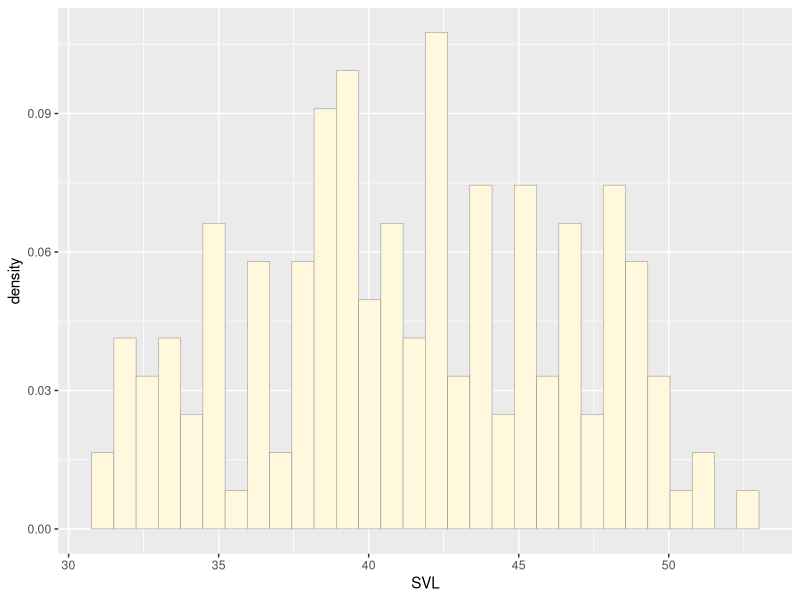
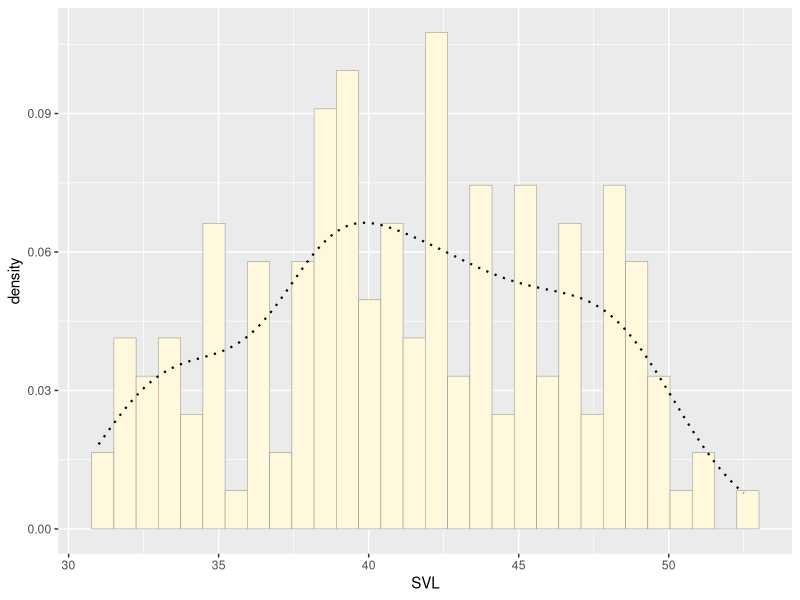
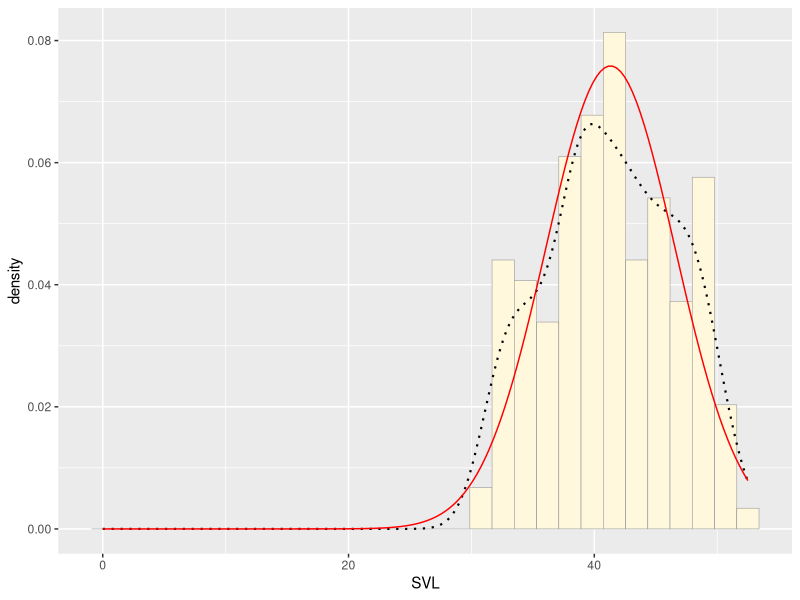
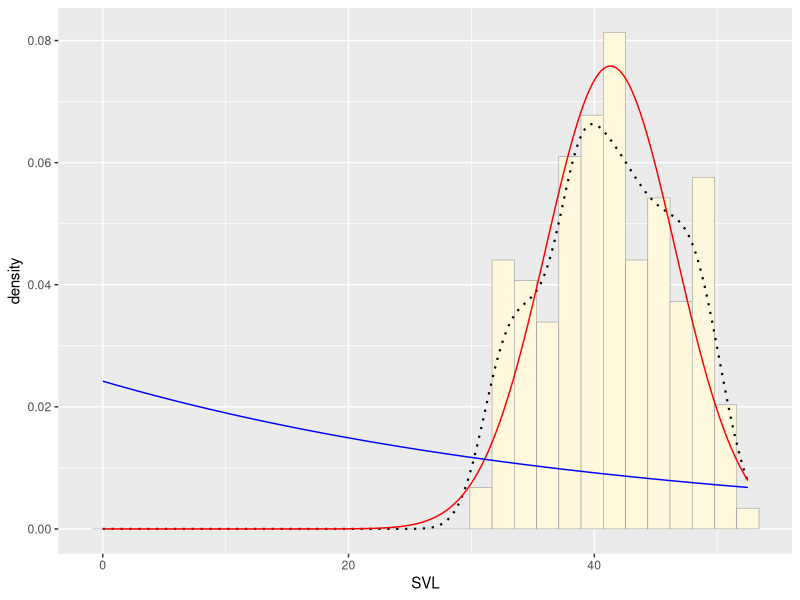
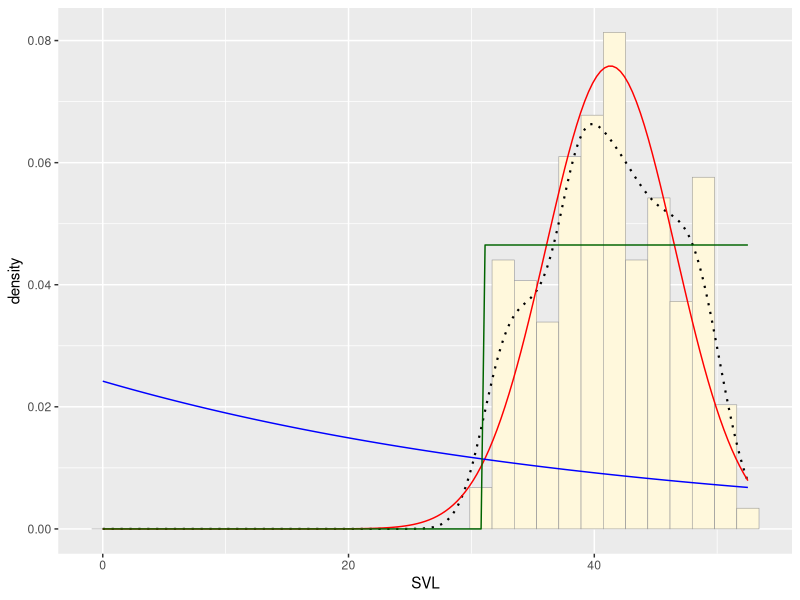
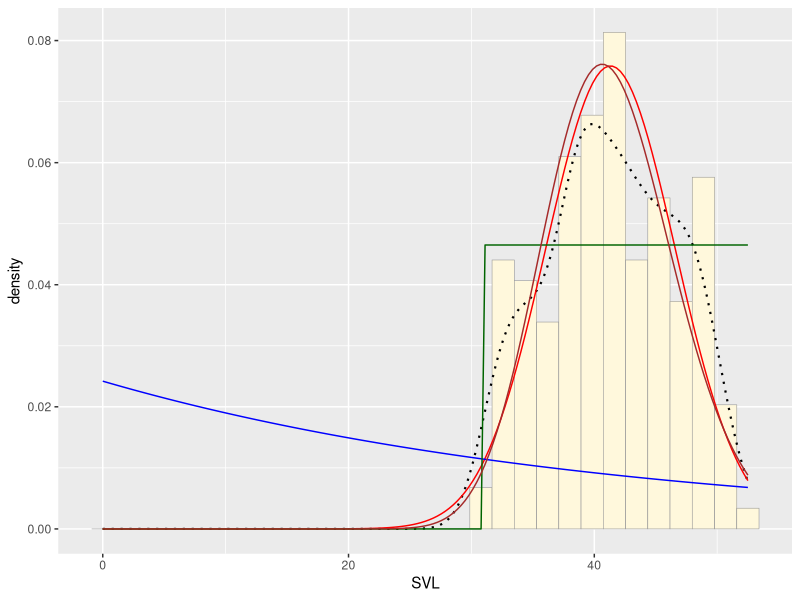
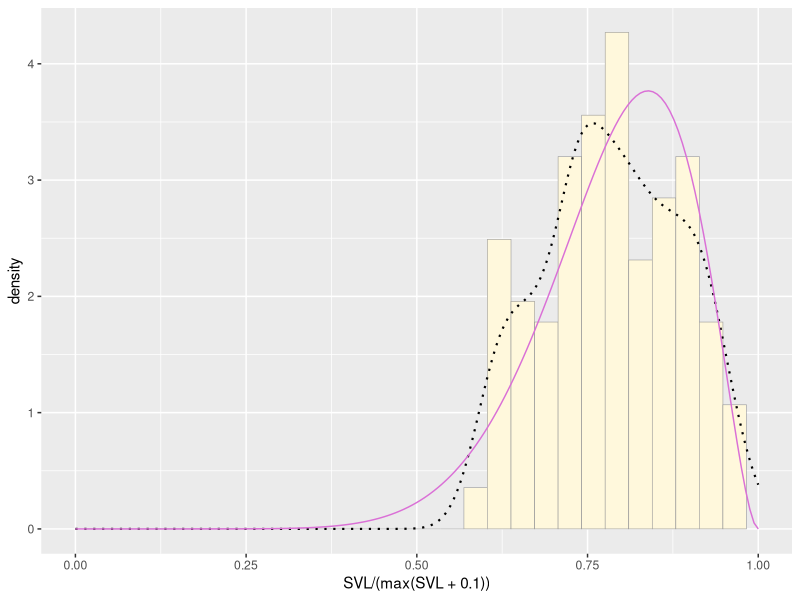
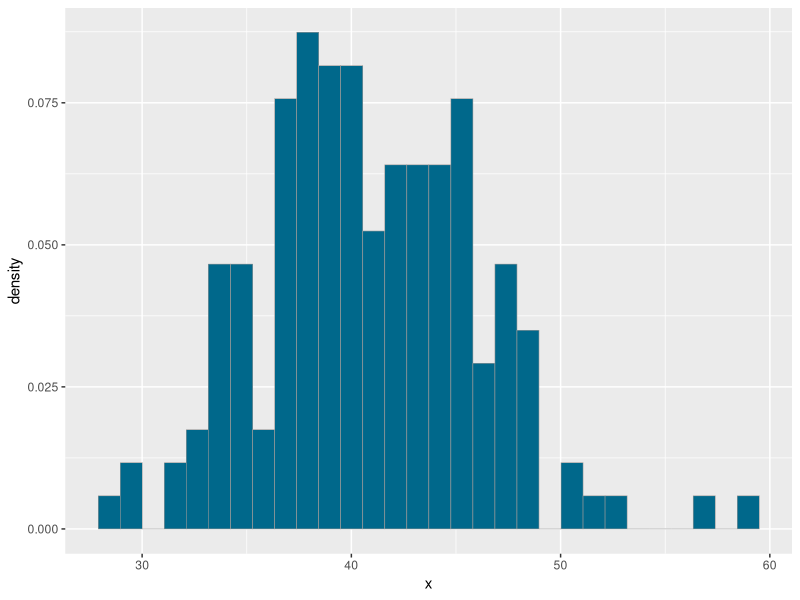

The R source for these figures, in order:
## ---- chunk 1
knitr::opts_chunk$set(echo = TRUE)
## ---- chunk 2
library(ggplot2) # for graphics
library(MASS) # for maximum likelihood estimation

# I used this data first then commented it out so I could use my own data. 

# z <- rnorm(n=3000,mean=0.2)
# z <- data.frame(1:3000,z)
# names(z) <- list("ID","myVar")
# z <- z[z$myVar>0,]
# str(z)
# summary(z$myVar)

# The data I chose for this assignment was the snout to vent lengths of salamanders measured during a research project at Murray State University. 

# First I found the path to my data to bring it into the markdown file.
z <- read.table(file="mysalamanderdata.csv",header=TRUE,sep=",")
str(z)
summary(z)
## ---- chunk 3
# This chunk of code generates a histogram with the SVL data on the x axis and the density of the different SVL values on the y axis. The color is cornsilk and the border is gray60.
p1 <- ggplot(data=z, aes(x=SVL, y=..density..)) +
  geom_histogram(color="grey60",fill="cornsilk",size=0.2) 
print(p1)
## ---- chunk 4
# Adding a dotted line to show empirical density. 
p1 <-  p1 +  geom_density(linetype="dotted",size=0.75)
print(p1)
## ---- chunk 5
normPars <- fitdistr(z$SVL,"normal")
print(normPars)
str(normPars)
normPars$estimate["mean"] # note structure of getting a named attribute
## ---- chunk 6
meanML <- normPars$estimate["mean"]
sdML <- normPars$estimate["sd"]

xval <- seq(0,max(z$SVL),len=length(z$SVL))

stat <- stat_function(aes(x = xval, y = ..y..), fun = dnorm, colour="red", n = length(z$SVL), args = list(mean = meanML, sd = sdML))
 p1 + stat
## ---- chunk 7
expoPars <- fitdistr(z$SVL,"exponential")
rateML <- expoPars$estimate["rate"]

stat2 <- stat_function(aes(x = xval, y = ..y..), fun = dexp, colour="blue", n = length(z$SVL), args = list(rate=rateML))
 p1 + stat + stat2
## ---- chunk 8
stat3 <- stat_function(aes(x = xval, y = ..y..), fun = dunif, colour="darkgreen", n = length(z$SVL), args = list(min=min(z$SVL), max=max(z$SVL)))
 p1 + stat + stat2 + stat3
## ---- chunk 9
gammaPars <- fitdistr(z$SVL,"gamma")
shapeML <- gammaPars$estimate["shape"]
rateML <- gammaPars$estimate["rate"]

stat4 <- stat_function(aes(x = xval, y = ..y..), fun = dgamma, colour="brown", n = length(z$SVL), args = list(shape=shapeML, rate=rateML))
 p1 + stat + stat2 + stat3 + stat4
## ---- chunk 10
pSpecial <- ggplot(data=z, aes(x=SVL/(max(SVL + 0.1)), y=..density..)) +
  geom_histogram(color="grey60",fill="cornsilk",size=0.2) + 
  xlim(c(0,1)) +
  geom_density(size=0.75,linetype="dotted")

betaPars <- fitdistr(x=z$SVL/max(z$SVL + 0.1),start=list(shape1=1,shape2=2),"beta")
shape1ML <- betaPars$estimate["shape1"]
shape2ML <- betaPars$estimate["shape2"]

statSpecial <- stat_function(aes(x = xval, y = ..y..), fun = dbeta, colour="orchid", n = length(z$SVL), args = list(shape1=shape1ML,shape2=shape2ML))
pSpecial + statSpecial
## ---- chunk 11
# Max likelihood parameters from gamma distribution

shapeML <- gammaPars$estimate["shape"]
rateML <- gammaPars$estimate["rate"]

# Make a data frame that is the same length as my salamander data
x <- rgamma(n= length(z$SVL), shape = 61.31629, rate = 1.484091)
d <- seq(1:length(x))

w <- data.frame(x,d)
print(w)

# Make a histogram
p1 <- ggplot(data=w, aes(x=x, y=..density..)) +
  geom_histogram(color="grey60",fill="deepskyblue4",size=0.2)
print(p1)

# Add gamma distribution
gammaPars <- fitdistr(z$SVL,"gamma")
shapeML <- gammaPars$estimate["shape"]
rateML <- gammaPars$estimate["rate"]

new_gamma <- stat_function(aes(x = x, y = ..y..), fun = dgamma, colour="brown", n = nrow(w), args = list(shape=shapeML, rate=rateML))
print(p1+new_gamma)

# Fresh histogram of original salamander data
p1 <- ggplot(data=z, aes(x=SVL, y=..density..)) +
  geom_histogram(color="grey60",fill="deepskyblue4",size=0.2)

gammaPars <- fitdistr(z$SVL,"gamma")
shapeML <- gammaPars$estimate["shape"]
rateML <- gammaPars$estimate["rate"]

stat4 <- stat_function(aes(x = xval, y = ..y..), fun = dgamma, colour="brown", n = length(z$SVL), args = list(shape=shapeML, rate=rateML))
 p1 + stat4
 
# I don't know why the model is creating an x-axis that goes all the way to zero for some plots, and for others the axis starts at a higher value. I tried using xlim to change the x-axis, but I had a hard time with that. 
